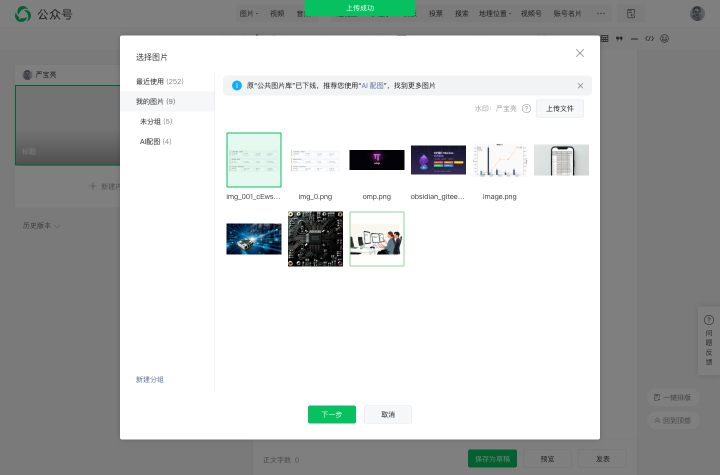
#> input picture scripts/mp-shot-imglib-uploaded.png, 1440 x 950 px (shown at 1/2 size)
$ python cover_prepare.py mp-shot-imglib-uploaded.png
#> lines starting #> are read from the running program, lines starting #| are printed output that depends on the picture
#!/usr/bin/env python3
# -*- coding: utf-8 -*-
"""封面归一化：把任意来源的封面图处理成微信封面标准 900×383（2.35:1）。

支持的输入（三种来源统一走这里，再交给上传/设封面步骤）：
  1) 本地文件路径
  2) 网络 URL（http/https，自动下载）
  3) AI 生成的封面图（生成后落成本地文件，走同一入口；
     生成图右下角的「AI生成」水印位于底边，中心裁剪 2.35:1 后必然被去掉）

处理规则：
  - 中心裁剪到 2.35:1（微信封面比例），再缩放到 900×383；
  - 输出 PNG；--out 省略时输出为 <源名>_封面_900x383.png。

用法：
  python cover_prepare.py <图片路径或URL> [--out 输出.png]

依赖：Pillow（pip install pillow）。下载 URL 需要网络。
"""
import os
import re
import sys
import urllib.request

try:
    from PIL import Image
except ImportError:
    Image = None

W, H = 900, 383  # 微信封面 2.35:1 标准尺寸


def _load(path_or_url):
    """返回 (PIL.Image, 临时文件路径或 None)。URL 自动下载到临时文件。"""
#> called with path_or_url = 'mp-shot-imglib-uploaded.png'
    if Image is None:
        sys.exit("✗ 需要 Pillow：python3 -m pip install pillow")
    tmp = None
    if path_or_url.lower().startswith(("http://", "https://")):
        tmp = os.path.join(os.path.expanduser("~"), ".workbuddy", "tmp_cover_download")
        os.makedirs(os.path.dirname(tmp), exist_ok=True)
        req = urllib.request.Request(path_or_url, headers={"User-Agent": "Mozilla/5.0"})
        with urllib.request.urlopen(req, timeout=30) as r, open(tmp, "wb") as f:
            f.write(r.read())
        path_or_url = tmp
    if not os.path.isfile(path_or_url):
        sys.exit("✗ 找不到图片：%s" % path_or_url)
    im = Image.open(path_or_url).convert("RGB")
#> im is the input picture: PIL image 1440x950 RGB; mean R, G, B 188.8, 191.1, 190.4
    return im, tmp


def main():
    import argparse
    ap = argparse.ArgumentParser()
    ap.add_argument("image", help="本地路径或 http(s) URL")
    ap.add_argument("--out", help="输出 PNG（默认 <源名>_封面_900x383.png）")
    args = ap.parse_args()

    im, tmp = _load(args.image)
    w, h = im.size
#> w = 1440; h = 950
    target_h = max(1, int(w / 2.35))
#> target_h = 612
    if target_h <= h:
        top = (h - target_h) // 2
#> top = 169
        im = im.crop((0, top, w, top + target_h))
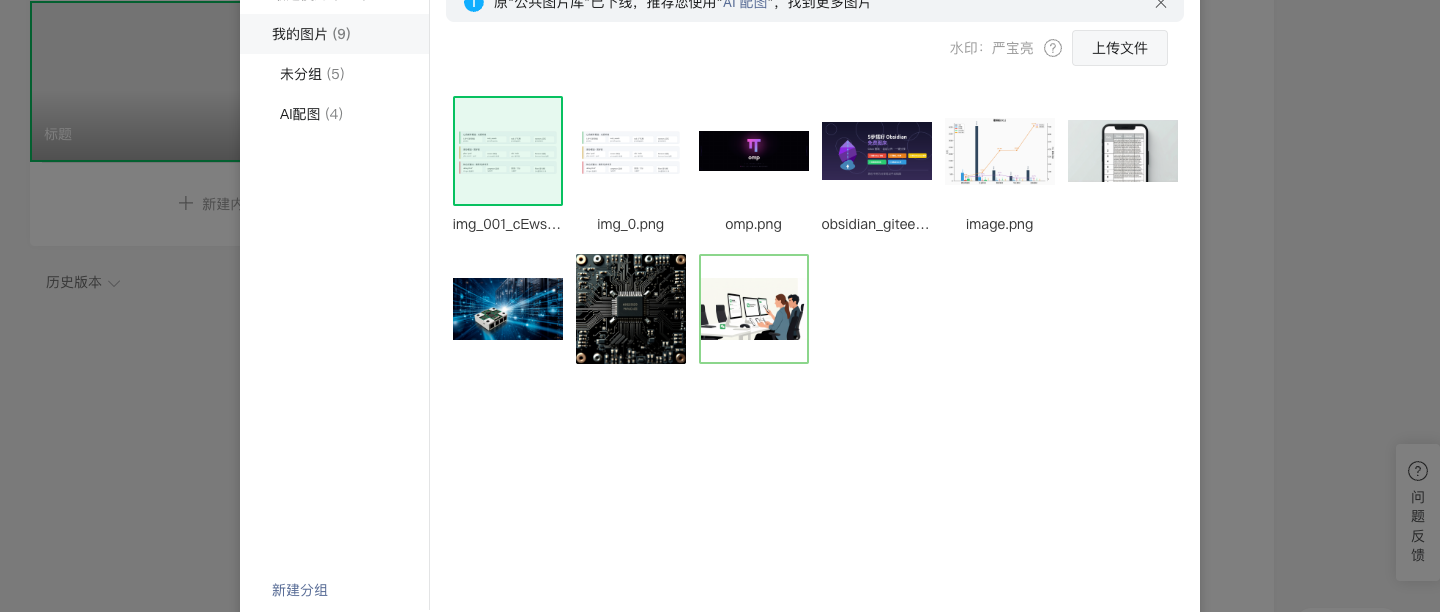
#> im: PIL image 1440x612 RGB; mean R, G, B 199.9, 200.9, 201.1
    else:  # 图比 2.35:1 更「矮胖」→ 以高定宽裁左右
        target_w = int(h * 2.35)
        left = max(0, (w - target_w) // 2)
        im = im.crop((left, 0, min(w, left + target_w), h))
    im = im.resize((W, H), Image.LANCZOS)
#> im: PIL image 900x383 RGB

    out = args.out or re.sub(r"\.[a-zA-Z]+$", "", os.path.basename(str(args.image).split("?")[0])) \
        + "_封面_900x383.png"
    out = os.path.abspath(out)
    im.save(out)
    if tmp:
        os.unlink(tmp)
    print("✓ 封面已归一化: %s (%dx%d)" % (out, W, H))


if __name__ == "__main__":
    main()

$ run again, on scripts/mp-shot-cs-1-hover.png
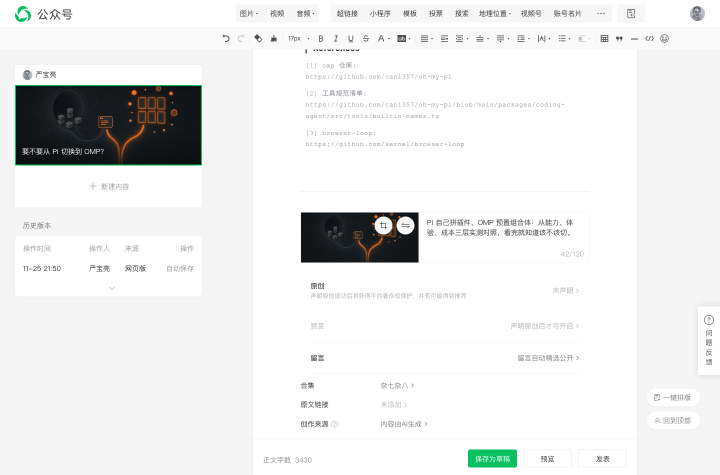
#> input picture scripts/mp-shot-cs-1-hover.png, 1440 x 950 px (shown at 1/2 size)
#> in _load, im is the input picture: PIL image 1440x950 RGB; mean R, G, B 235.5, 236.2, 235.9
#> in main, `im = im.crop((0, top, w, top + target_h))`:
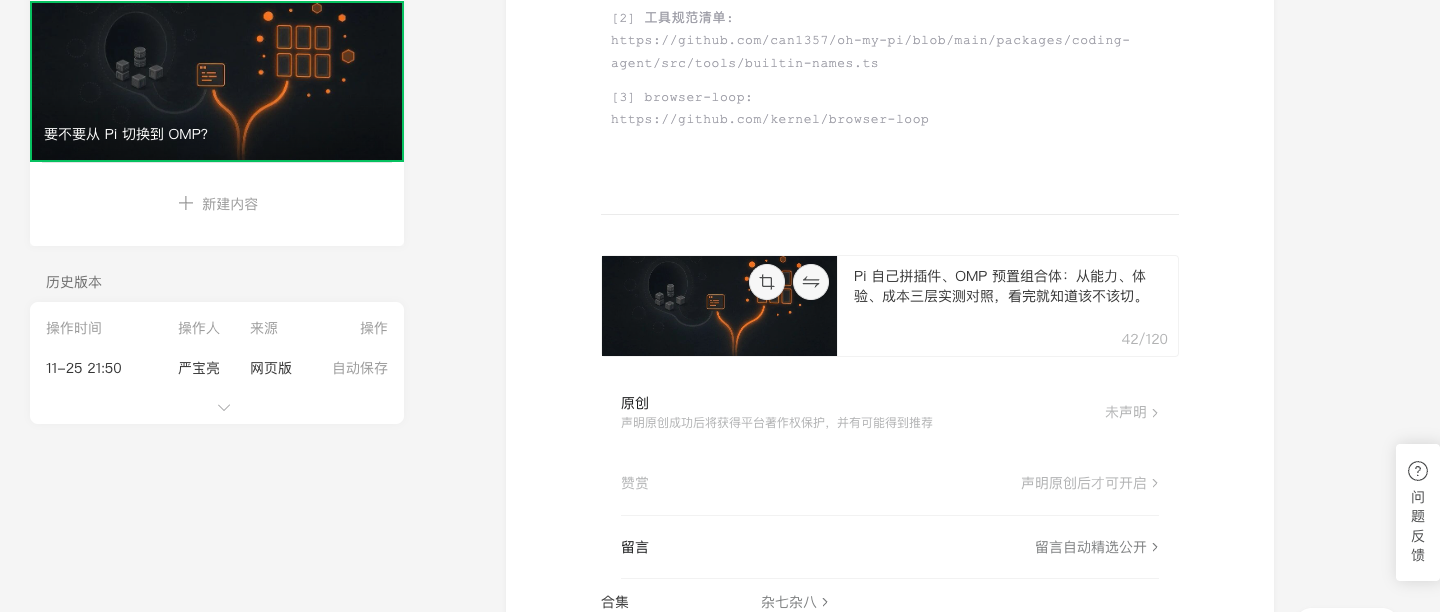
#> im: PIL image 1440x612 RGB; mean R, G, B 229.4, 229.8, 229.7
